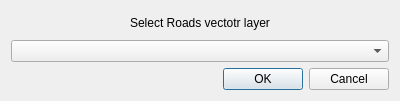
<?xml version="1.0" encoding="UTF-8"?>
<ui version="4.0">
 <class>selectLayer_dlg</class>
 <widget class="QDialog" name="selectLayer_dlg">
  <property name="geometry">
   <rect>
    <x>0</x>
    <y>0</y>
    <width>400</width>
    <height>101</height>
   </rect>
  </property>
  <property name="windowTitle">
   <string>Dialog</string>
  </property>
  <layout class="QVBoxLayout" name="verticalLayout">
   <item>
    <widget class="QLabel" name="label">
     <property name="text">
      <string>Select Roads vectotr layer</string>
     </property>
     <property name="alignment">
      <set>Qt::AlignCenter</set>
     </property>
    </widget>
   </item>
   <item>
    <widget class="QgsMapLayerComboBox" name="selectLayer_CBox"/>
   </item>
   <item>
    <widget class="QDialogButtonBox" name="buttonBox">
     <property name="orientation">
      <enum>Qt::Horizontal</enum>
     </property>
     <property name="standardButtons">
      <set>QDialogButtonBox::Cancel|QDialogButtonBox::Ok</set>
     </property>
    </widget>
   </item>
  </layout>
 </widget>
 <customwidgets>
  <customwidget>
   <class>QgsMapLayerComboBox</class>
   <extends>QComboBox</extends>
   <header>qgis.gui</header>
  </customwidget>
 </customwidgets>
 <resources/>
 <connections>
  <connection>
   <sender>buttonBox</sender>
   <signal>accepted()</signal>
   <receiver>selectLayer_dlg</receiver>
   <slot>accept()</slot>
   <hints>
    <hint type="sourcelabel">
     <x>248</x>
     <y>254</y>
    </hint>
    <hint type="destinationlabel">
     <x>157</x>
     <y>274</y>
    </hint>
   </hints>
  </connection>
  <connection>
   <sender>buttonBox</sender>
   <signal>rejected()</signal>
   <receiver>selectLayer_dlg</receiver>
   <slot>reject()</slot>
   <hints>
    <hint type="sourcelabel">
     <x>316</x>
     <y>260</y>
    </hint>
    <hint type="destinationlabel">
     <x>286</x>
     <y>274</y>
    </hint>
   </hints>
  </connection>
 </connections>
</ui>
